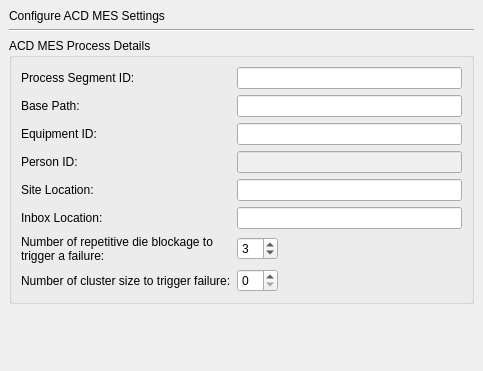
<?xml version="1.0" encoding="UTF-8"?>
<ui version="4.0">
 <class>SettingsDialogMES</class>
 <widget class="QWidget" name="SettingsDialogMES">
  <property name="geometry">
   <rect>
    <x>0</x>
    <y>0</y>
    <width>483</width>
    <height>371</height>
   </rect>
  </property>
  <property name="windowTitle">
   <string>Form</string>
  </property>
  <layout class="QVBoxLayout">
   <property name="spacing">
    <number>6</number>
   </property>
   <property name="margin">
    <number>9</number>
   </property>
   <item>
    <widget class="QLabel" name="label">
     <property name="text">
      <string>Configure ACD MES Settings</string>
     </property>
     <property name="alignment">
      <set>Qt::AlignLeading|Qt::AlignLeft|Qt::AlignVCenter</set>
     </property>
    </widget>
   </item>
   <item>
    <widget class="Line" name="line">
     <property name="orientation">
      <enum>Qt::Horizontal</enum>
     </property>
    </widget>
   </item>
   <item>
    <widget class="QGroupBox" name="groupBox">
     <property name="title">
      <string>ACD MES Process Details</string>
     </property>
     <layout class="QVBoxLayout">
      <property name="spacing">
       <number>6</number>
      </property>
      <property name="margin">
       <number>9</number>
      </property>
      <item>
       <layout class="QGridLayout" name="gridLayout">
        <item row="0" column="0">
         <widget class="QLabel" name="label_2">
          <property name="text">
           <string>Process Segment ID:</string>
          </property>
         </widget>
        </item>
        <item row="0" column="1" colspan="2">
         <widget class="QLineEdit" name="processSegmentID"/>
        </item>
        <item row="1" column="0">
         <widget class="QLabel" name="label_3">
          <property name="text">
           <string>Base Path:</string>
          </property>
         </widget>
        </item>
        <item row="1" column="1" colspan="2">
         <widget class="QLineEdit" name="basePath">
          <property name="text">
           <string/>
          </property>
         </widget>
        </item>
        <item row="2" column="0">
         <widget class="QLabel" name="label_4">
          <property name="text">
           <string>Equipment ID:</string>
          </property>
         </widget>
        </item>
        <item row="3" column="0">
         <widget class="QLabel" name="label_5">
          <property name="text">
           <string>Person ID:</string>
          </property>
         </widget>
        </item>
        <item row="2" column="1" colspan="2">
         <widget class="QLineEdit" name="equipmentID"/>
        </item>
        <item row="3" column="1" colspan="2">
         <widget class="QLineEdit" name="personID">
          <property name="enabled">
           <bool>false</bool>
          </property>
         </widget>
        </item>
        <item row="4" column="0">
         <widget class="QLabel" name="label_6">
          <property name="text">
           <string>Site Location:</string>
          </property>
         </widget>
        </item>
        <item row="5" column="0">
         <widget class="QLabel" name="label_7">
          <property name="text">
           <string>Inbox Location:</string>
          </property>
         </widget>
        </item>
        <item row="4" column="1" colspan="2">
         <widget class="QLineEdit" name="siteLocation"/>
        </item>
        <item row="5" column="1" colspan="2">
         <widget class="QLineEdit" name="inboxLocation"/>
        </item>
        <item row="6" column="0">
         <widget class="QLabel" name="label_8">
          <property name="text">
           <string>Number of repetitive die blockage to trigger a failure:</string>
          </property>
          <property name="scaledContents">
           <bool>false</bool>
          </property>
          <property name="wordWrap">
           <bool>true</bool>
          </property>
          <property name="margin">
           <number>0</number>
          </property>
          <property name="indent">
           <number>-1</number>
          </property>
          <property name="openExternalLinks">
           <bool>false</bool>
          </property>
          <property name="textInteractionFlags">
           <set>Qt::NoTextInteraction</set>
          </property>
         </widget>
        </item>
        <item row="6" column="1">
         <widget class="QSpinBox" name="numDie2Fail">
          <property name="maximum">
           <number>11</number>
          </property>
          <property name="value">
           <number>3</number>
          </property>
         </widget>
        </item>
        <item row="6" column="2">
         <spacer name="horizontalSpacer">
          <property name="orientation">
           <enum>Qt::Horizontal</enum>
          </property>
          <property name="sizeHint" stdset="0">
           <size>
            <width>40</width>
            <height>20</height>
           </size>
          </property>
         </spacer>
        </item>
        <item row="7" column="0">
         <widget class="QLabel" name="label_9">
          <property name="text">
           <string>Number of cluster size to trigger failure:</string>
          </property>
         </widget>
        </item>
        <item row="7" column="1">
         <widget class="QSpinBox" name="clusterSize2Fail"/>
        </item>
       </layout>
      </item>
     </layout>
    </widget>
   </item>
   <item>
    <spacer>
     <property name="orientation">
      <enum>Qt::Vertical</enum>
     </property>
     <property name="sizeHint" stdset="0">
      <size>
       <width>465</width>
       <height>111</height>
      </size>
     </property>
    </spacer>
   </item>
  </layout>
 </widget>
 <resources/>
 <connections/>
</ui>
